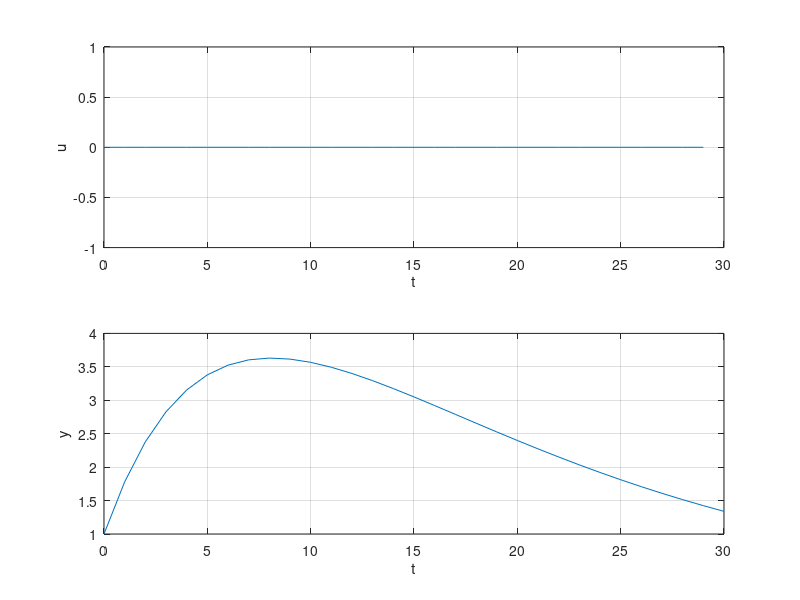

Recreate this plot in MATLAB.
N = 30;
nx = 3;
nu = 1;
r = 1;
    
A = [
    0 0 0
    0 0 1 
    0.1 -0.79 1.78
]; 
B = [1 0 0.1]';
C = [0 0 1]'; 
x0 = [0 0 1]';

% Set G (objective function)
Qt = 2*diag(C);
Q = kron(eye(N),Qt);
Rt = 2*r;
R = kron(eye(N),Rt);
G = blkdiag(Q, R);

% Set equality constraints (Aeq and Beq)
Beq = zeros(N*nx, 1);
Beq(1:3) = A*x0;

Aeq_1 = eye(N*nx);
Aeq_2 = kron(diag(ones(N-1,1),-1),-A);
Aeq_3 = kron(eye(N), -B);
Aeq = [Aeq_1 + Aeq_2, Aeq_3];

u_low = -1;
u_high = 1;

x_high = inf;
x_low = -inf;

lb = [x_low*ones(N*nx, 1); u_low*ones(N*nu, 1)];
ub = [x_high*ones(N*nx, 1); u_high*ones(N*nu, 1)];

x = zeros(N, 3);
x(1,:) = x0';
disp(x);

u = zeros(N*nu, 1);

for t = 1:N
    Beq(1:3) = A*x(t,:)';
    z = quadprog(G, [], [], [], Aeq, Beq, lb, ub);
    u(t) = z(N*nx+1); % get first element of u as actual control input
    disp(z(N*nx+1));
    x(t+1,:) = A*x(t,:)' + B*u(t); % state space update
end

figure(1);
t = 0:N-1;
subplot(2, 1, 1);
plot(t, u);
xlabel('t') 
ylabel('u') 
grid('on');

y = x(:,3);
t = 0:N;
subplot(2, 1, 2);
plot(t, y);
xlabel('t') 
ylabel('y') 
grid('on');